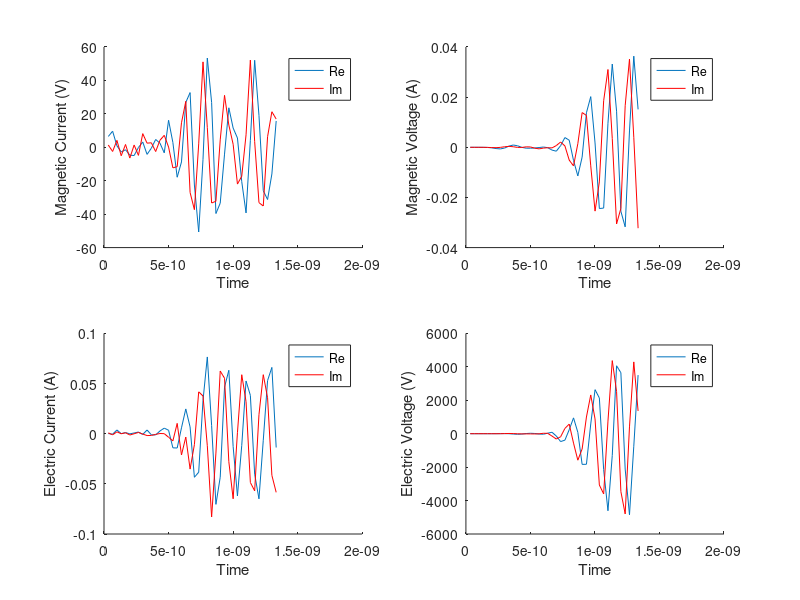

This figure's MATLAB source:
clc;clear all;
f=fopen('TimeEvolution.txt');
l=fgetl(f);
i=1;
while ischar(l)
    %%disp(l);
    text{i}=l;
    data{i}=sscanf(text{i},'%f , %f , %f , %f , %f , %f , %f , %f');
    A1(i)=data{i}(1);
    A2(i)=data{i}(2);
    A3(i)=data{i}(3);
    A4(i)=data{i}(4);
    A5(i)=data{i}(5);
    A6(i)=data{i}(6);
    A7(i)=data{i}(7);
    A8(i)=data{i}(8);
    l=fgetl(f);
    i=i+1;
end

epsr=0.9999;
a0=1e-4;%0.1mm
c0=2.99792458e8;%Speed of Light (m/s)
f0=c0/a0;%3000GHz
t0=1/f0;%0.33e-12 (s)
mu0=4*pi*(1e-7);% (H/m)
eps0=8.854187817e-12;% (F/m)
I0=1; %(A)
E0=I0/(a0*eps0*c0);%Electric Field
D0=I0/(a0*c0);%Electric Displacement Field
B0=I0/(a0*eps0*c0*c0);%Magnetic Field
H0=I0/(a0);%Magnetizing Field
V0=I0/(eps0*c0);%Electric Field

hold on;
A1=A1*V0;A2=A2*V0;
A3=A3*I0;A4=A4*I0;
A5=A5*I0;A6=A6*I0;
A7=A7*V0;A8=A8*V0;

t=100*t0*(1:length(A1));
subplot(2,2,1)
hold on;plot(t,A1);plot(t,A2,'r');%Im
ylabel('Magnetic Current (V)');
xlabel('Time');
legend('Re','Im');

subplot(2,2,2)
hold on;plot(t,A3);plot(t,A4,'r');%Vm
ylabel('Magnetic Voltage (A)');
xlabel('Time');
legend('Re','Im');

subplot(2,2,3)
hold on;plot(t,A5);plot(t,A6,'r');%Ie
ylabel('Electric Current (A)');
xlabel('Time')
legend('Re','Im');

subplot(2,2,4)
hold on;plot(t,A7);plot(t,A8,'r');%Ve
ylabel('Electric Voltage (V)');
xlabel('Time')
legend('Re','Im');
